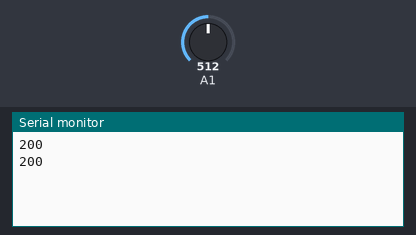
Bench run of a sketch on a simulated Arduino Uno, built with avr-gcc and run on an emulated ATmega328P. On the bench: the last lines printed to the serial monitor. Inputs (shaded band) come from the test bench; at power-on: A1 = 512.

Above: at 1.8 s.
1.9 s: A1 set to 716
At 2.5 s:
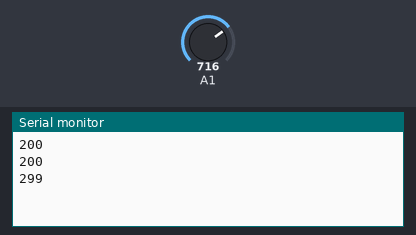
3.4 s: A1 set to 900
At 4.8 s:
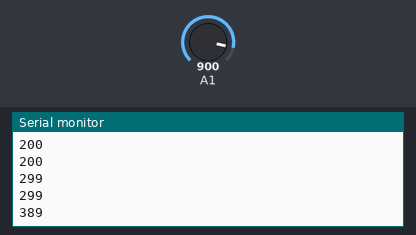
Timing chart, 0 to 6.4 s (numbered marks = the images above; inputs shaded):
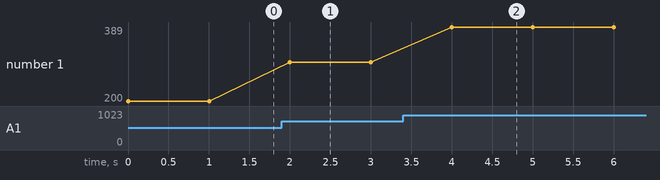

The sketch:

temperture_sensor.ino
```cpp
int a;
int v;
int ondo;

void setup() {
  // ログを出すための設定
  Serial.begin(9600);
}

void loop() {
  // 温度センサーの値を取得する
  a = analogRead(A1);

  // センサーの値を温度に変換する
  v = map(a, 0, 1023, 0, 5000);
  ondo = map(v, 100, 1750, -40, 125);

  // 温度をログに表示する
  Serial.println(ondo);

  // ここから下は追加で考えてください。
  // 「もしも」が3つひつようなので、if elseを使います。
  //
  // 例：
  //   if (ondo >= ?????) {
  //     LED3つ光る
  //   } else if (ondo >= ?????) {
  //     LED2つ光る
  //   } else {
  //     LED1つ光る
  //   }

  // 温度がすごくあついときは、LEDを3つ光らせる

  // 温度がふつうのときは、LEDを2つ光らせる

  // 温度がさむいときは、LEDを1つ光らせる

  delay(1000);
}
```

Measured:
- after the input at 1.9 s, the serial monitor: prints a new line after 0.10 s (image 1)
- after the input at 3.4 s, the serial monitor: prints a new line after 0.60 s (image 2)
- plotted number 1: 200 → 299 after the input at 1.9 s, 299 → 389 after the input at 3.4 s
